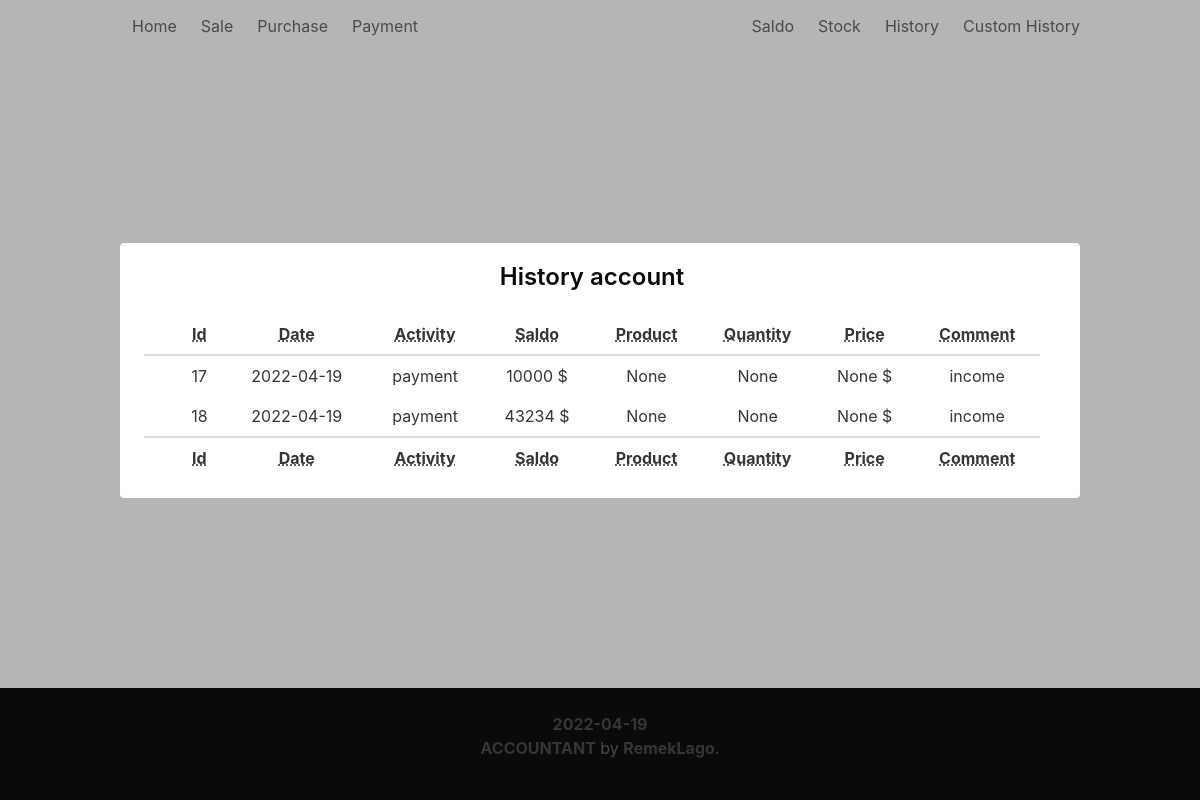
Page /custom_history_period on the committed database.
### app/models.py (models this page shows, shortened)
class HistoryTable(db.Model):
    id = db.Column(db.Integer, primary_key=True)
    name = db.Column(db.String(64))
    saldo = db.Column(db.Integer)
    product = db.Column(db.String(64))
    quantity = db.Column(db.Integer)
    price = db.Column(db.Integer)
    comment = db.Column(db.String(120), default=None)
    date = db.Column(db.DateTime, default=datetime.utcnow)

### app/routes.py (the view)
@app.route('/custom_history_period')
def custom_history_period():
    today = datetime.now().date()
    period_from = CustomHistoryTable.query.get(1).period_from
    period_to = CustomHistoryTable.query.get(1).period_to + timedelta(days = 1)
    history = HistoryTable.query.filter((HistoryTable.date>=period_from) & (HistoryTable.date<=(period_to))).all()
    return render_template('custom_history_period.html', title='Custom History', today=today, history=history)

### app/templates/custom_history_period.html
{% extends "base.html" %}
{% block content %}
<div class="container">
  <div class="notification has-background-white">
    <div class="title has-text-black title is-4">
        <p>History account</p>
    </div>
      <table class="table is-fullwidth">
        <thead>
          <tr>
            <th></th>
            <th><abbr title="Id">Id</abbr></th>
            <th><abbr title="Date">Date</abbr></th>
            <th><abbr title="Activity">Activity</abbr></th>
            <th><abbr title="Saldo">Saldo</abbr></th>
            <th><abbr title="Product">Product</abbr></th>
            <th><abbr title="Quantity">Quantity</abbr></th>
            <th><abbr title="Price">Price</abbr></th>
            <th><abbr title="Comment">Comment</abbr></th>
          </tr>
        </thead>
      {% for idx in history %}
        <tbody>
          <tr>
            <td></td>
            <td>{{ idx.id}}</td>
            <td>{{ idx.date.strftime('%Y-%m-%d') }}</td>
            <td>{{ idx.name }}</td>
            <td>{{ idx.saldo }} $</td>
            <td>{{ idx.product }} </td>
            <td>{{ idx.quantity }}</td>
            <td>{{ idx.price }}  $</td>
            <td>{{ idx.comment }} </td>
          </tr>
        </tbody>
      {% endfor %}
        <tfoot>
        <tr>
          <th></th>
          <th><abbr title="Id">Id</abbr></th>
          <th><abbr title="Date">Date</abbr></th>
          <th><abbr title="Activity">Activity</abbr></th>
          <th><abbr title="Saldo">Saldo</abbr></th>
          <th><abbr title="Product">Product</abbr></th>
          <th><abbr title="Quantity">Quantity</abbr></th>
          <th><abbr title="Price">Price</abbr></th>
          <th><abbr title="Comment">Comment</abbr></th>
        </tr>
        </tfoot>
      </table>
    </div>
  </div>
</div>
{% endblock %}

### rows in the picture
HistoryTable: id "17", date "2022-04-19", name "payment", saldo "10000", product "None", quantity "None", price "None", comment "income"
HistoryTable: id "18", date "2022-04-19", name "payment", saldo "43234", product "None", quantity "None", price "None", comment "income"
